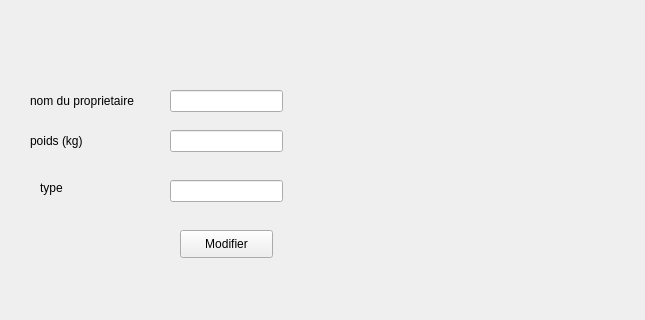
      <widget class="QWidget" name="tab_8">
       <attribute name="title">
        <string>Modifier un bagage</string>
       </attribute>
       <widget class="QLabel" name="label_41">
        <property name="geometry">
         <rect>
          <x>30</x>
          <y>90</y>
          <width>131</width>
          <height>21</height>
         </rect>
        </property>
        <property name="text">
         <string>nom du proprietaire</string>
        </property>
       </widget>
       <widget class="QLineEdit" name="lineEdit_5">
        <property name="geometry">
         <rect>
          <x>170</x>
          <y>90</y>
          <width>113</width>
          <height>22</height>
         </rect>
        </property>
       </widget>
       <widget class="QLabel" name="label_45">
        <property name="geometry">
         <rect>
          <x>30</x>
          <y>130</y>
          <width>131</width>
          <height>21</height>
         </rect>
        </property>
        <property name="text">
         <string>poids (kg)</string>
        </property>
       </widget>
       <widget class="QLineEdit" name="lineEdit_6">
        <property name="geometry">
         <rect>
          <x>170</x>
          <y>130</y>
          <width>113</width>
          <height>22</height>
         </rect>
        </property>
       </widget>
       <widget class="QLineEdit" name="lineEdit_7">
        <property name="geometry">
         <rect>
          <x>170</x>
          <y>180</y>
          <width>113</width>
          <height>22</height>
         </rect>
        </property>
       </widget>
       <widget class="QLabel" name="label_46">
        <property name="geometry">
         <rect>
          <x>40</x>
          <y>180</y>
          <width>56</width>
          <height>16</height>
         </rect>
        </property>
        <property name="text">
         <string>type</string>
        </property>
       </widget>
       <widget class="QPushButton" name="bagages_modifier">
        <property name="geometry">
         <rect>
          <x>180</x>
          <y>230</y>
          <width>93</width>
          <height>28</height>
         </rect>
        </property>
        <property name="text">
         <string>Modifier</string>
        </property>
       </widget>
       <widget class="QLabel" name="label_47">
        <property name="geometry">
         <rect>
          <x>5</x>
          <y>10</y>
          <width>631</width>
          <height>301</height>
         </rect>
        </property>
        <property name="text">
         <string/>
        </property>
        <property name="pixmap">
         <pixmap>../../../Downloads/back bag (1).jpg</pixmap>
        </property>
       </widget>
       <zorder>label_47</zorder>
       <zorder>label_41</zorder>
       <zorder>label_45</zorder>
       <zorder>label_46</zorder>
       <zorder>lineEdit_5</zorder>
       <zorder>lineEdit_6</zorder>
       <zorder>lineEdit_7</zorder>
       <zorder>bagages_modifier</zorder>
      </widget>
